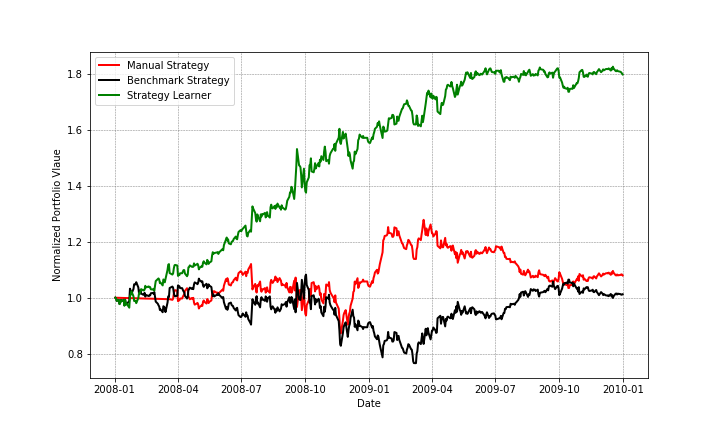

Recreate this plot in Python.
#!/usr/bin/env python3
# -*- coding: utf-8 -*-
"""
Created on Thu Nov 25 21:53:32 2021

@author: dicksonnkwantabisa
"""


import numpy as np
import pandas as pd
import datetime as dt
from util import get_data
from marketsimcode import *
from indicators import *
import matplotlib.pyplot as plt
import ManualStrategy as ms
import StrategyLearner as sl


def gtid():
    """
    :return: a random seed
    """
    return 903658462


def author():
    return "dnkwantabisa3"

def trades_df_to_marketsim(trades_df, symbol):
    return trades_df.assign(Symbol=symbol).reset_index()


def benchmark(symbol="JPM",
              sd=dt.datetime(2008, 1, 1),
              ed=dt.datetime(2009, 12, 31),
              sv=100_000):
    dates = pd.date_range(sd, ed)
    all_prices = get_data([symbol], dates).drop("SPY", axis="columns").fillna(
        method="ffill").fillna(method="bfill")
    trades_df = pd.DataFrame(data=all_prices.index).rename(columns={0: "Date"})
    trades_df = trades_df.set_index("Date")
    trades_df['Shares'] = 0
    trades_df.iloc[0, 0] = 1000    
    return trades_df


def port_stats(portvals):
    rfr = 0.0
    sample_freq = 252.0
    pv = portvals.values
    cr = (pv[-1] / pv[0]) - 1
    rets = (pv[1:] / pv[:-1]) - 1
    adr = rets.mean()
    sddr = rets.std()
    sr = np.sqrt(sample_freq) * np.mean(rets - rfr) / rets.std()
    port_vals = pv[-1]
    return cr, adr, sddr, sr, port_vals


def experiment1():
    symbol="JPM"
    sv=100_000
    sd=dt.datetime(2008, 1, 1)  		  	   		   	 		  		  		    	 		 		   		 		  
    ed=dt.datetime(2009, 12, 31) 		  	   		   	 		  		  		    	 		 		   		 		  

    np.random.seed(gtid())  
    learner = sl.StrategyLearner()
    c1=learner.add_evidence(symbol="JPM", sd=sd, ed=ed, sv=sv) 
    c2=learner.testPolicy(symbol="JPM", sd=sd, ed=ed, sv=sv) 
    port_values = compute_portvals(trades_df_to_marketsim(c2, "JPM"),
                                  impact=0.005, commission=9.95)

    orders_bnchmk = benchmark(symbol=symbol,sd=sd,ed=ed)
    benchmark_portvals = compute_portvals(trades_df_to_marketsim(orders_bnchmk,"JPM"),
                                          impact=0.005, commission=9.95, start_val=sv)
    
    orders_manual = ms.testPolicy(symbol, sd, ed, sv)
    manual_portvals = compute_portvals(trades_df_to_marketsim(orders_manual,"JPM"),
                                          impact=0.005, commission=9.95, start_val=sv)
    
    # get portfolio stats
    cr, adr, sddr, sr, portvals = port_stats(port_values)
    
    print("-" * 50 + 'In-sample')
    print(f"Cumulative Return of Strategy Learner: {cr}")
    print(f"Average Daily Return of Strategy Learner : {adr}")
    print(f"Standard Deviation of Strategy Learner : {sddr}")
    print(f"Sharpe Ratio of Strategy Learner : {sr}")
    print(f"Final Portfolio Value of Strategy Learner: {portvals}")
    print(f"# of trades for Strategy Learner: {sum(c2.Shares !=0)}")

    print("-" * 50)

    cr, adr, sddr, sr, portvals = port_stats(benchmark_portvals)
        
    print(f"Cumulative Return of Benchmark Strategy: {cr}")
    print(f"Average Daily Return of Benchmark Strategy : {adr}")
    print(f"Standard Deviation of Benchmark Strategy : {sddr}")
    print(f"Sharpe Ratio of Benchmark Strategy : {sr}")
    print(f"Final Portfolio Value of Benchmark Strategy: {portvals}")
    print(f"# of trades for Benchmark Strategy: {sum(orders_bnchmk.Shares !=0)}")


    print("-" * 50)

    cr, adr, sddr, sr, portvals = port_stats(manual_portvals)
        
    print(f"Cumulative Return of Manual Strategy: {cr}")
    print(f"Average Daily Return of Manual Strategy : {adr}")
    print(f"Standard Deviation of Manual Strategy : {sddr}")
    print(f"Sharpe Ratio of Manual Strategy : {sr}")
    print(f"Final Portfolio Value of Manual Strategy: {portvals}")
    print(f"# of trades for Manual Strategy: {sum(orders_manual.Shares !=0)}")

    # plot portfolio returns vs. Benchmark vs. Strategy Learner
    
    df_temp = pd.concat(
        [port_values.PortVal, benchmark_portvals.PortVal,manual_portvals.PortVal],
        keys=['Strategy_Learner', 'Benchmark_Strategy','Manual_Strategy'], axis=1)
    df_normed = df_temp / df_temp.iloc[0, :]


    fig, axl = plt.subplots()
    fig.set_size_inches(10,6)    
    plt.rcParams['lines.linewidth'] = 2
    axl.plot(df_normed.index, df_normed.Manual_Strategy,'-', color='red', label='Manual Strategy')
    axl.plot(df_normed.index, df_normed.Benchmark_Strategy,'-', color='black', label='Benchmark Strategy')
    axl.plot(df_normed.index, df_normed.Strategy_Learner,'-', color='green', label='Strategy Learner')
    axl.legend(frameon=False)
    axl.legend(loc='upper left')
    axl.set_xlabel('Date')
    axl.set_ylabel('Normalized Portfolio Vlaue')
    axl.grid(color='grey', linestyle='--', linewidth=0.5)
    fig.savefig('experiment1.png')

		
if __name__ == '__main__':
    experiment1()
    
